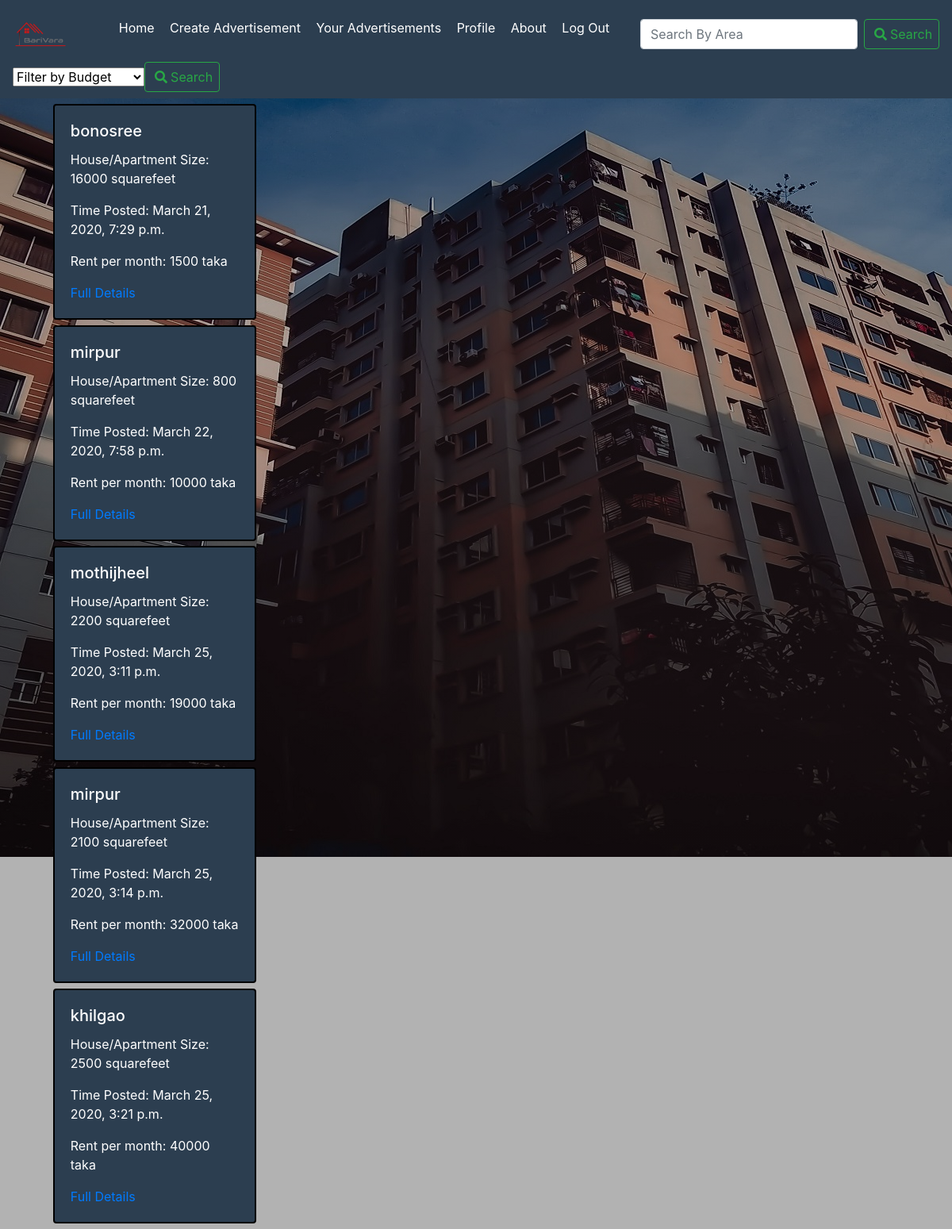
Page /BariVara/ on the earlier database version.
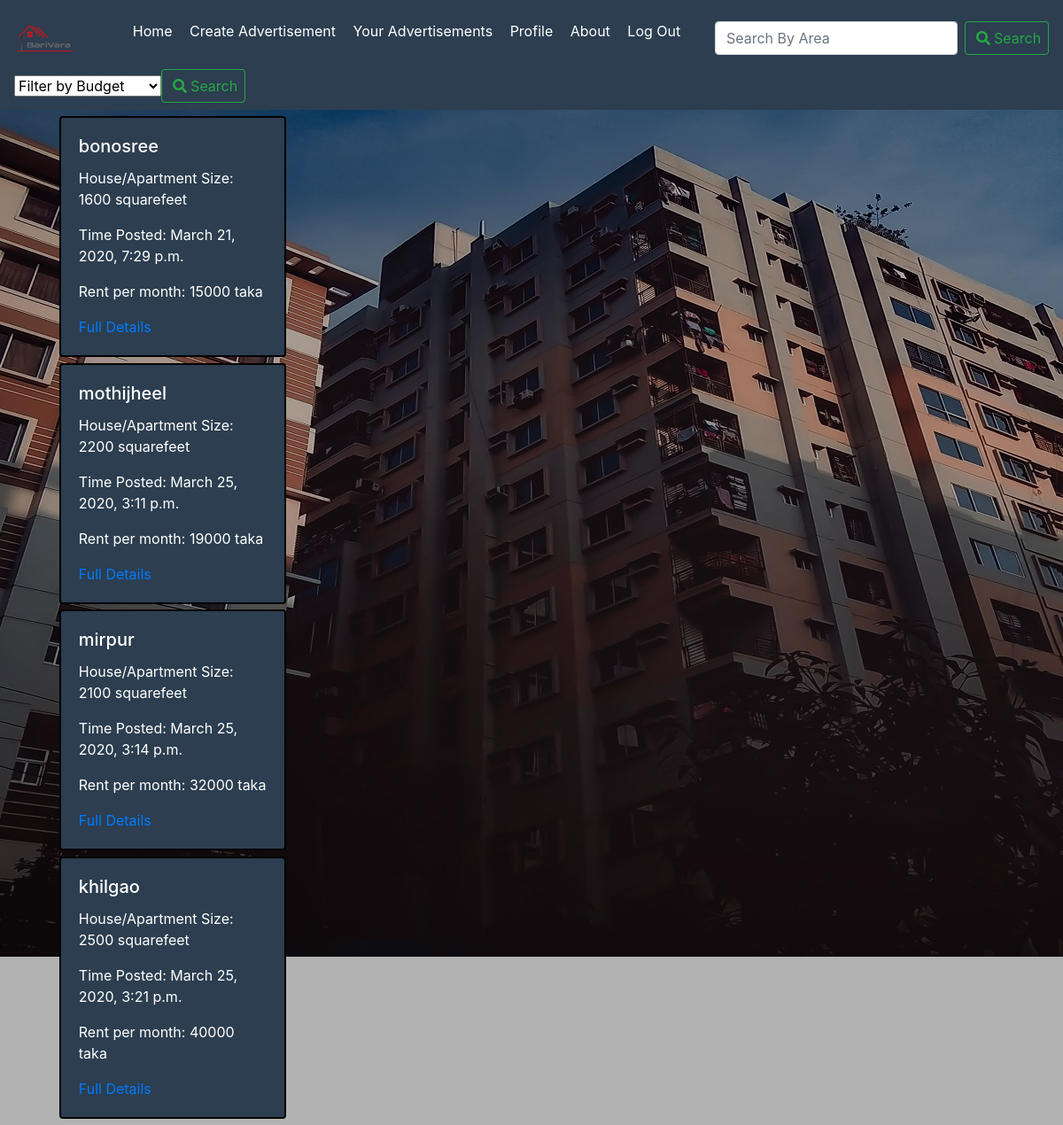
Same page on the later database version.
### BariVara/models.py (models this page shows, shortened)
class advertisements(models.Model):
    PLACE=[
        ('mothijheel', 'Mothijheel'),
        ('bonosree', 'Bonosree'),
        ('mirpur', 'Mirpur'),
        ('khilgao', 'Khilgao'),
        ('gulshan', 'Gulshan'),
        ('badda', 'Badda'),
        ('uttora', 'Uttora'),
        ('banani', 'Banani'),
    ]
    place=models.CharField(max_length=30,choices=PLACE)
    address=models.CharField(max_length=50)
    bedroom=models.PositiveSmallIntegerField()
    bathroom=models.PositiveSmallIntegerField()
    rent=models.PositiveIntegerField()
    size=models.PositiveIntegerField()
    date_posted=models.DateTimeField(default=timezone.now)
    owner= models.ForeignKey(User,on_delete=models.CASCADE)
    number=models.PositiveIntegerField(null=True)

### BariVara/views.py (the view)
# urls.py: path('', views.HomePage, name='HomePage'),
def HomePage(request):
    context={
        'advertisements':advertisements.objects.all()
    }
    return render (request, 'BariVara/HomePage.html',context)

### BariVara/templates/BariVara/HomePage.html (shortened to what this page needs)
{% extends "BariVara/Base.html" %}
{% block content %}
<div class="container">
  {% for ad in advertisements %}
     <div class="col-sm-4">
        <div class="card" style="width: 16rem;">
          <div class="card-body">
            <h5 class="card-title">{{ad.place}}</h5>
            <p>House/Apartment Size: {{ad.size}} squarefeet</p>
            <p>Time Posted: {{ad.date_posted}}</p>
            <p>Rent per month: {{ad.rent}} taka</p>
            <a href='{% url 'advertisement_details' ad.id  %}' class="card-link">Full Details</a>
          </div>
        </div>
      </div>
  {% endfor %}
</div>
{% endblock content %}

### BariVara/templates/BariVara/Base.html (shortened to what this page needs)
<!DOCTYPE html>
<html lang="en">
<head>
    {% load static %}
    <link rel="stylesheet" href="https://maxcdn.bootstrapcdn.com/bootstrap/4.0.0/css/bootstrap.min.css">
    <link rel="stylesheet" href="https://use.fontawesome.com/releases/v5.0.8/css/all.css">
</head>
<body>
    <nav class="navbar navbar-transparent " >
        <img src="{% static 'BariVara/Logo.png' %}">
        <ul>
            <li> <a href='{% url 'HomePage' %}'> Home </a></li>
            <li> <a href='{% url 'create_advertisements' %}'> Create Advertisement </a></li>
            <li> <a href='{% url 'your_advertisements' %}'> Your Advertisements </a></li>
            <li> <a href='{% url 'profile' %}'> Profile </a></li>
            <li> <a href="#"> About</a></li>
            <li> <a href='{% url 'logout' %}'> Log Out </a></li>
        </ul>
        <form method="get" action="/BariVara/search" class="form-inline">
          <input class="form-control mr-sm-2" type="search" placeholder="Search By Area"  aria-label="Search" name="query" id="query">
          <button class="btn btn-outline-success my-2 my-sm-0" type="submit"><i class="fas fa-search"></i><a>Search</a></button>
         </form>
        <form method="get" action="/BariVara/filter" class="form-inline">
          <select id="query" name="query">
            <option value="0">Filter by Budget</option>
            </select>
          <button class="btn btn-outline-success my-2 my-sm-0" type="submit"><i class="fas fa-search"></i><a>Search</a></button>
         </form>
    </nav>
{% block content %}
{% endblock content %}
</body>
</html>

### BariVara/templates/BariVara/Base.html (style rules this page uses)
body { background-color: #2C3E50; background:linear-gradient(rgba(0,0,0,.3),rgba(0,0,0,.3)),url('/BariVara/static/BariVara/City5.jpg') no-repeat; }
nav { width: 100%; background-color: #2C3E50; }
nav img { width: 6%; height: auto; }
nav ul li { list-style-type: none; display: inline-block; }
nav ul li a { text-decoration: none; color: white; padding-right: 15px; display: inline-block; border: none; }
nav form button i { margin-right: 6%; }

### BariVara/templates/BariVara/HomePage.html (style rules this page uses)
.card { background-color: #2C3E50; color: white; border: 2px solid black; margin: 2%; }

Differences in the rows shown:
removed advertisements: place "mirpur", size "800", date_posted "March 22, 2020, 7:58 p.m.", rent "10000"
changed advertisements "bonosree": size "16000" → "1600"; rent "1500" → "15000"
